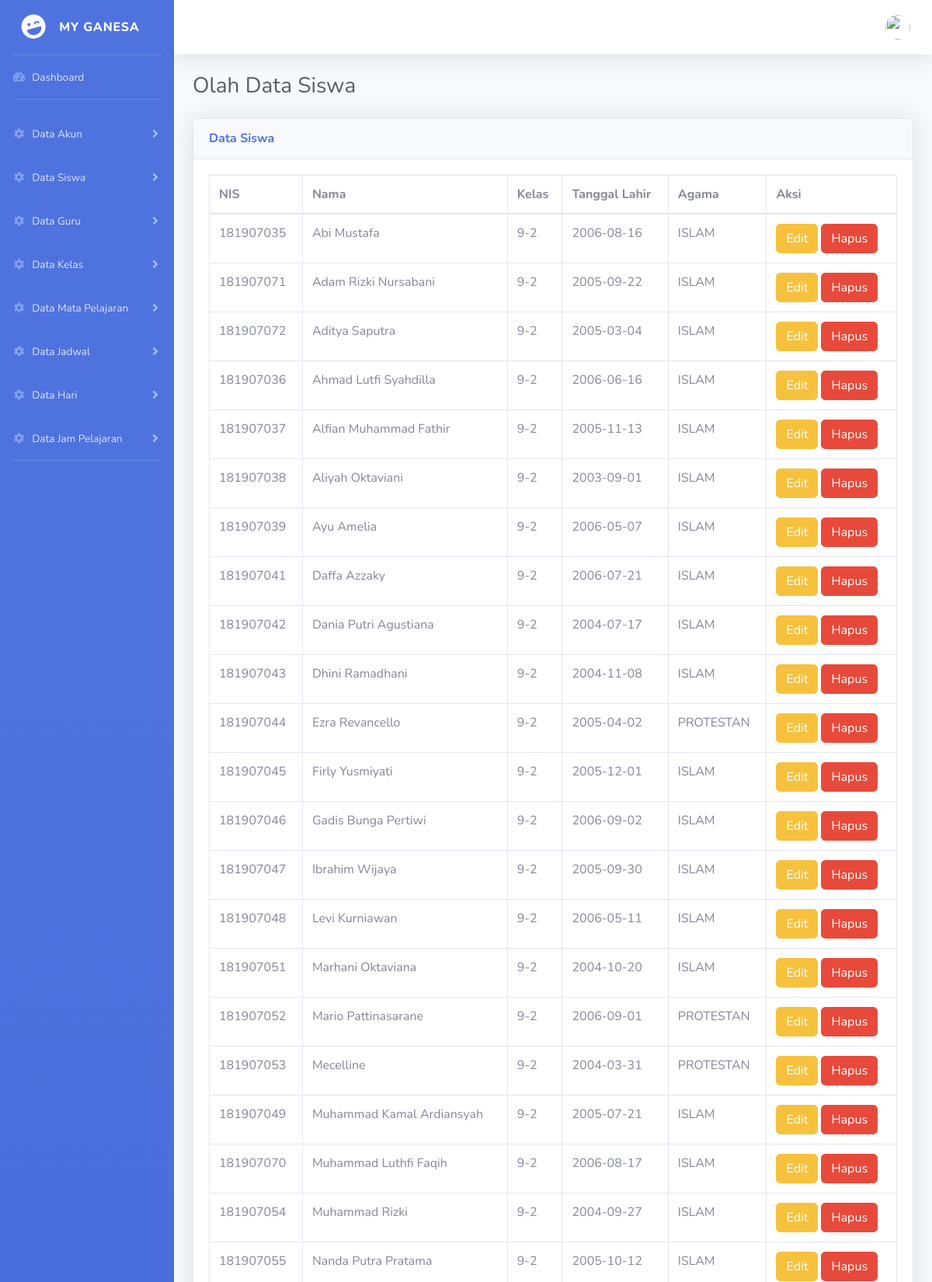
Screenshot of /admin/data_siswa.php (signed in, upper part) with the database file from the repository.
### tables this page shows
CREATE TABLE `siswa` (
  `nis` varchar(9) NOT NULL,
  `id_kelas` int(11) NOT NULL,
  `nama` varchar(30) NOT NULL,
  `tgl_lahir` date NOT NULL,
  `Agama` varchar(10) NOT NULL,
  `saldo` int(11) NOT NULL
);

CREATE TABLE `kelas` (
  `id_kelas` int(11) NOT NULL,
  `nama_kelas` varchar(4) NOT NULL
);

### admin/data_siswa.php (the view, shortened to what this page needs)
<?php include 'header.php'; ?>
<!DOCTYPE html>
<html lang="en">
<head>
  <link href="../vendor/fontawesome-free/css/all.min.css" rel="stylesheet" type="text/css">
  <link href="../css/sb-admin-2.min.css" rel="stylesheet">
</head>
<body id="page-top">
  <div id="wrapper">
    <div id="content-wrapper" class="d-flex flex-column">
      <div id="content">
        <div class="container-fluid">
          <h1 class="h3 mb-4 text-gray-800">Olah Data Siswa</h1>
          <?php
            $sql="SELECT siswa.*,kelas.nama_kelas
                  FROM siswa
                  INNER JOIN kelas
                      ON siswa.id_kelas=kelas.id_kelas
                  ORDER BY kelas.nama_kelas DESC, nama ASC";
            $res=mysqli_query($link,$sql);
            $ketemu=mysqli_num_rows($res);
          ?>
          <div class="card shadow mb-4">
            <div class="card-header py-3">
              <h6 class="m-0 font-weight-bold text-primary">Data Siswa</h6>
            </div>
            <div class="card-body">
              <div class="table-responsive">
                <table class="table table-bordered" id="dataTable" width="100%" cellspacing="0">
                  <thead>
                    <tr>
                      <th>NIS</th>
                      <th>Nama</th>
                      <th>Kelas</th>
                      <th>Tanggal Lahir</th>
                      <th>Agama</th>
                      <th>Aksi</th>
                    </tr>
                  </thead>
                  <tbody>
                    <?php
                      if($ketemu){
                        foreach($res as $data){
                          ?>
                            <tr>
                              <td><?php echo "$data[nis]"; ?></td>
                              <td><?php echo "$data[nama]"; ?></td>
                              <td><?php echo "$data[nama_kelas]"; ?></td>
                              <td><?php echo "$data[tgl_lahir]"; ?></td>
                              <td><?php echo "$data[Agama]"; ?></td>
                              <td><?php echo "<a class='btn btn-warning' href='edit_siswa.php?id=$data[nis]'>Edit</a> ";
                                   echo "<a class='btn btn-danger' href='hapus_siswa.php?id=$data[nis]'>Hapus</a>"; ?></td>
                            </tr>
                          <?php
                        }
                      }else{?>
                        <tr><td colspan="6"><center>Tidak ada data.</td><center></tr><?php
                      }
                    ?>
                  </tbody>
                </table>
              </div>
            </div>
          </div>
        </div>
      </div>
    </div>
  </div>
</body>
</html>

### rows the page displays
siswa: nis "181907035", nama "Abi Mustafa", id_kelas.nama_kelas "9-2", tgl_lahir "2006-08-16", Agama "ISLAM"
siswa: nis "181907071", nama "Adam Rizki Nursabani", id_kelas.nama_kelas "9-2", tgl_lahir "2005-09-22", Agama "ISLAM"
siswa: nis "181907072", nama "Aditya Saputra", id_kelas.nama_kelas "9-2", tgl_lahir "2005-03-04", Agama "ISLAM"
siswa: nis "181907036", nama "Ahmad Lutfi Syahdilla", id_kelas.nama_kelas "9-2", tgl_lahir "2006-06-16", Agama "ISLAM"
siswa: nis "181907037", nama "Alfian Muhammad Fathir", id_kelas.nama_kelas "9-2", tgl_lahir "2005-11-13", Agama "ISLAM"
siswa: nis "181907038", nama "Aliyah Oktaviani", id_kelas.nama_kelas "9-2", tgl_lahir "2003-09-01", Agama "ISLAM"
siswa: nis "181907039", nama "Ayu Amelia", id_kelas.nama_kelas "9-2", tgl_lahir "2006-05-07", Agama "ISLAM"
siswa: nis "181907041", nama "Daffa Azzaky", id_kelas.nama_kelas "9-2", tgl_lahir "2006-07-21", Agama "ISLAM"
siswa: nis "181907042", nama "Dania Putri Agustiana", id_kelas.nama_kelas "9-2", tgl_lahir "2004-07-17", Agama "ISLAM"
siswa: nis "181907043", nama "Dhini Ramadhani", id_kelas.nama_kelas "9-2", tgl_lahir "2004-11-08", Agama "ISLAM"
siswa: nis "181907044", nama "Ezra Revancello", id_kelas.nama_kelas "9-2", tgl_lahir "2005-04-02", Agama "PROTESTAN"
siswa: nis "181907045", nama "Firly Yusmiyati", id_kelas.nama_kelas "9-2", tgl_lahir "2005-12-01", Agama "ISLAM"
siswa: nis "181907046", nama "Gadis Bunga Pertiwi", id_kelas.nama_kelas "9-2", tgl_lahir "2006-09-02", Agama "ISLAM"
siswa: nis "181907047", nama "Ibrahim Wijaya", id_kelas.nama_kelas "9-2", tgl_lahir "2005-09-30", Agama "ISLAM"
siswa: nis "181907048", nama "Levi Kurniawan", id_kelas.nama_kelas "9-2", tgl_lahir "2006-05-11", Agama "ISLAM"
siswa: nis "181907051", nama "Marhani Oktaviana", id_kelas.nama_kelas "9-2", tgl_lahir "2004-10-20", Agama "ISLAM"
siswa: nis "181907052", nama "Mario Pattinasarane", id_kelas.nama_kelas "9-2", tgl_lahir "2006-09-01", Agama "PROTESTAN"
siswa: nis "181907053", nama "Mecelline", id_kelas.nama_kelas "9-2", tgl_lahir "2004-03-31", Agama "PROTESTAN"
siswa: nis "181907049", nama "Muhammad Kamal Ardiansyah", id_kelas.nama_kelas "9-2", tgl_lahir "2005-07-21", Agama "ISLAM"
siswa: nis "181907070", nama "Muhammad Luthfi Faqih", id_kelas.nama_kelas "9-2", tgl_lahir "2006-08-17", Agama "ISLAM"
siswa: nis "181907054", nama "Muhammad Rizki", id_kelas.nama_kelas "9-2", tgl_lahir "2004-09-27", Agama "ISLAM"
siswa: nis "181907055", nama "Nanda Putra Pratama", id_kelas.nama_kelas "9-2", tgl_lahir "2005-10-12", Agama "ISLAM"
